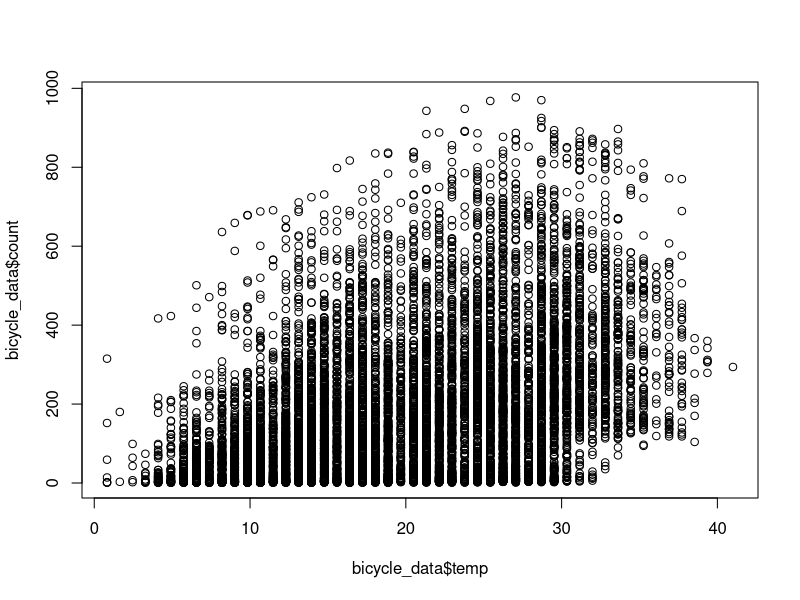

The R script that drew this image:
setwd('/Users/rgruss/git/CMDA/final_project')

#Bicycle share data (see manual here: https://www.kaggle.com/c/bike-sharing-demand/data)
bicycle_data <- read.csv(
  'bicycle_data.csv',
  sep=',',
  header=T
)

#10,886 observations of 12 variables
bicycle_data['datetime'] #10/19/12 14:00
bicycle_data['season'] #1 = spring, 2 = summer, 3 = fall, 4 = winter 
summary(bicycle_data$holiday)
summary(bicycle_data$temp)
bicycle_data$humidity
plot(bicycle_data$temp, bicycle_data$count)

